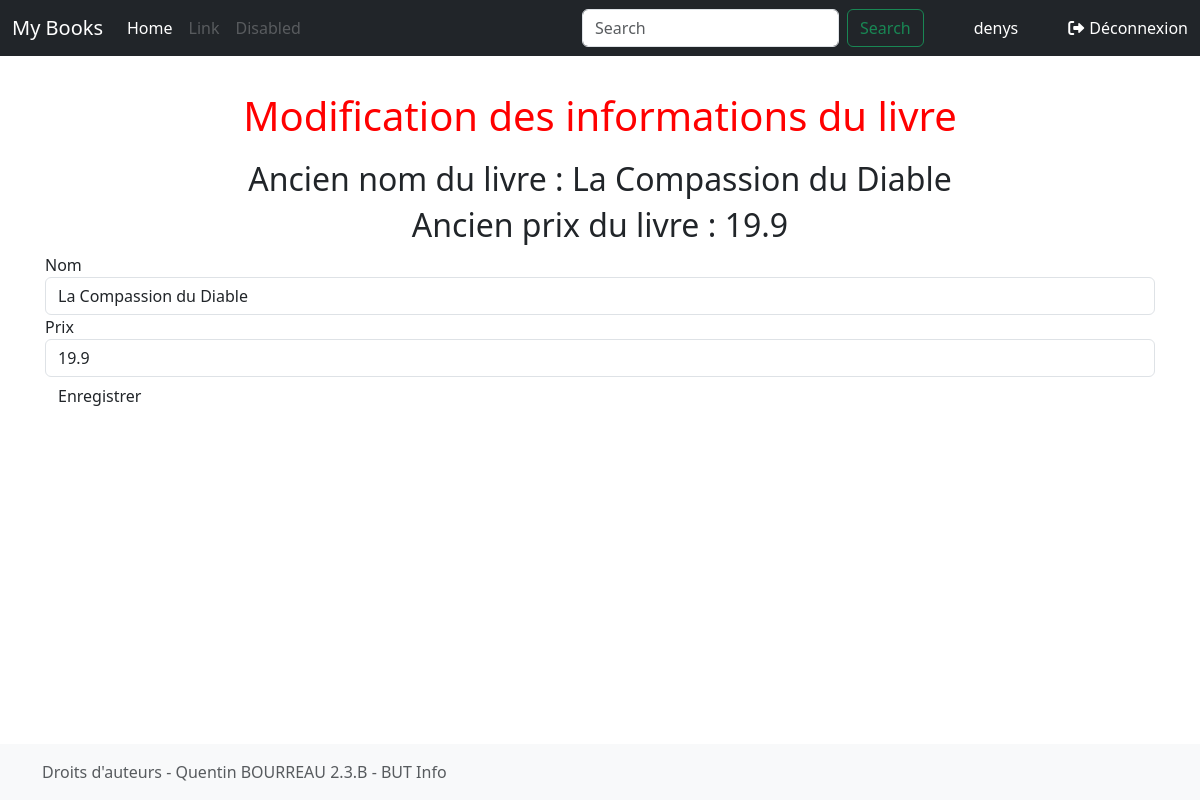
The page /edit/book/1 (signed in) on the database its author committed.
### tuto/models.py (models this page shows, shortened)
class User(db.Model, UserMixin):
    username = db.Column(db.String(50), primary_key=True)
    password = db. Column(db.String(64))

class Book(db.Model):
    id = db.Column(db.Integer, primary_key =True)
    price = db.Column(db.Float)
    title = db.Column(db.String(100))
    url = db.Column(db.String(100))
    img = db.Column(db.String(100))
    authors = db.relationship('Author', secondary=book_author_association, backref=db.backref('books', lazy='dynamic'))

### tuto/views.py (the view)
@app.route("/edit/book/<int:id>")
@login_required
def edit_book(id):
    b = get_book(id)
    f = BookForm(id=b.id ,name=b.title,price=b.price)
    return render_template(
        "edit-book.html",
        book=b, form=f)

### tuto/views.py
class BookForm(FlaskForm):
    id = HiddenField('id')
    name = StringField('Nom', validators=[DataRequired()])
    price = FloatField('Prix', validators=[DataRequired()])

### flask_login/login_manager.py (called while the page is built, shortened)
    def _update_request_context_with_user(self, user=None):
        if user is None:
            user = self.anonymous_user()
        g._login_user = user

    def _load_user(self):
        if self._user_callback is None and self._request_callback is None:
            raise Exception(
                "Missing user_loader or request_loader. Refer to "
                "http://flask-login.readthedocs.io/#how-it-works "
                "for more info."
            )
        user_accessed.send(current_app._get_current_object())
        if self._session_protection_failed():
            return self._update_request_context_with_user()
        user = None
        user_id = session.get("_user_id")
        if user_id is not None and self._user_callback is not None:
            user = self._user_callback(user_id)
        return self._update_request_context_with_user(user)

    def _session_protection_failed(self):
        sess = session._get_current_object()
        ident = self._session_identifier_generator()
        app = current_app._get_current_object()
        mode = app.config.get("SESSION_PROTECTION", self.session_protection)
        if not mode or mode not in ["basic", "strong"]:
            return False

    def _update_remember_cookie(self, response):
        if "_remember" not in session and current_app.config.get(
            "REMEMBER_COOKIE_REFRESH_EACH_REQUEST"
        ):
            session["_remember"] = "set"
        if "_remember" in session:
            operation = session.pop("_remember", None)
            if operation == "set" and "_user_id" in session:
                self._set_cookie(response)
            elif operation == "clear":
                self._clear_cookie(response)
        return response

### flask_login/mixins.py (called while the page is built)
    @property
    def is_active(self):
        return True

    @property
    def is_authenticated(self):
        return self.is_active

### flask_login/utils.py (called while the page is built)
def _get_user():
    if has_request_context():
        if "_login_user" not in g:
            current_app.login_manager._load_user()
        return g._login_user
    return None

def _get_remote_addr():
    address = request.headers.get("X-Forwarded-For", request.remote_addr)
    if address is not None:
        address = address.encode("utf-8").split(b",")[0].strip()
    return address

def _user_context_processor():
    return dict(current_user=_get_user())

### tuto/templates/edit-book.html (shortened to what this page needs)
{% extends "base.html" %}
{% block styles %}
{{ super() }}
<link rel="stylesheet" href="{{ url_for('static', filename='home.css')}}">
{% endblock %}
{% block content %}
    <h1>Modification des informations du livre</h1>
    <h2>Ancien nom du livre : {{ book.title }}</h2>
    <h2>Ancien prix du livre : {{ book.price }}</h2>
    <form method="POST" action="{{ url_for('save_book') }}">
        <div class=
            {% if form.name.errors %}
            "form-group has-error"
            {% else %}
            "form-group"
            {% endif %}
            >
            {{ form.name.label }} {{ form.name(size =50, class_ ="form-control") }}
            {{ form.price.label }} {{ form.price(size =50, class_ ="form-control") }}
        </div>
        <input class="btn btn-default" type="submit" value="Enregistrer">
    </form>
{% endblock %}

### tuto/templates/base.html (shortened to what this page needs)
<!doctype html>
    <html lang="fr">
        <head>
            {% block head %}
            {% block styles %}
            <link rel="stylesheet" href="https://cdnjs.cloudflare.com/ajax/libs/font-awesome/6.0.0/css/all.min.css">
            {{ bootstrap.load_css() }}
            {% endblock %}
            {% endblock %}
        </head>
        <body>
            <header>
                <nav class="navbar navbar-expand-md navbar-dark fixed-top bg-dark">
                    <div class="container-fluid">
                        <a class="navbar-brand" href="{{ url_for('home') }}">My Books</a>
                        <div class="collapse navbar-collapse" id="navbarCollapse">
                            <ul class="navbar-nav me-auto mb-2 mb-md-0">
                                <li class="nav-item">
                                    <a class="nav-link" aria-current="page"
                                    href="{{ url_for('home') }}">Home</a>
                                </li>
                                <li class="nav-item">
                                    <a class="nav-link disabled" href="#">Link</a>
                                </li>
                                <li class="nav-item">
                                    <a class="nav-link disabled">Disabled</a>
                                </li>
                            </ul>
                            <form class="d-flex" role="search" action="{{ url_for('search_book') }}" method ="GET">
                            <input class="form-control me-2" type="search"
                            placeholder="Search" aria-label="Search" name="query">
                            <button class="btn btn-outline-success"
                            type="submit">Search</button>
                            </form>
                            <ul class="nav navbar-nav navbar-right">
                                {% if not current_user.is_authenticated %}
                                    <li><a class="log" href="{{ url_for('login') }}">
                                        <span><i class="fas fa-sign-in-alt"></i>Connexion</span>
                                    </a></li>
                                {% else %}
                                    <li><a class="log">{{ current_user.username }}</a></li>
                                    <li><a class="log" href="{{ url_for('logout') }}">
                                        <span><i class="fas fa-sign-out-alt"></i>Déconnexion</span>
                                    </a></li>
                                {% endif %}
                            </ul>
                        </div>
                    </div>
                </nav>
            </header>
            <main class="flex-shrink-0">
                <div class="container">
                    {% block content %}
                    {% endblock %}
                </div>
            </main>
            <footer class="footer mt-auto py-3 bg-light">
                <div class="container">
                    <span class="text-muted">Droits d'auteurs - Quentin BOURREAU 2.3.B - BUT Info</span>
                </div>
            </footer>
        </body>
    </html>

### tuto/static/home.css (style rules this page uses)
h1 { color: red; margin-bottom: 20px; }
h1, h2 { text-align: center; }
main { margin-top: 2em; }
footer { position: fixed; bottom: 0; width: 100%; }
main > .container { padding: 60px 15px 0; }
a, .btn-signin { text-decoration: none; color: #007bff; transition: color 0.3s ease; }
.nav-link { text-decoration: none; color: #ffffff; transition: color 0.3s ease; }
.log { color: #ffffff; margin-left: 50px; }
.log i { margin-right: 5px; }

### rows shown on the page
User: username "denys"
Book: title "La Compassion du Diable", price "19.9"
